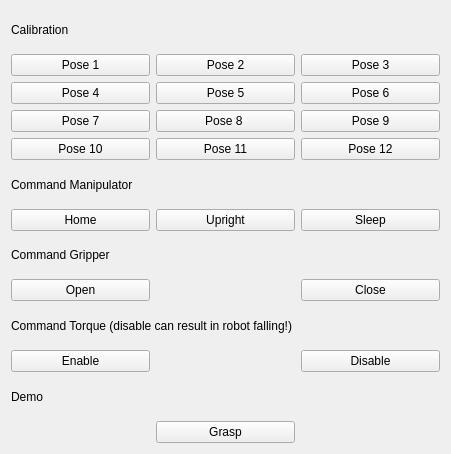
<?xml version="1.0" encoding="UTF-8"?>
<ui version="4.0">
 <class>DemoUI</class>
 <widget class="QWidget" name="DemoUI">
  <property name="geometry">
   <rect>
    <x>0</x>
    <y>0</y>
    <width>451</width>
    <height>454</height>
   </rect>
  </property>
  <property name="windowTitle">
   <string>Demo UI</string>
  </property>
  <layout class="QGridLayout" name="gridLayout">
   <item row="1" column="1">
    <widget class="QPushButton" name="pose2Button">
     <property name="text">
      <string>Pose 2</string>
     </property>
    </widget>
   </item>
   <item row="2" column="2">
    <widget class="QPushButton" name="pose6Button">
     <property name="text">
      <string>Pose 6</string>
     </property>
    </widget>
   </item>
   <item row="5" column="0" colspan="3">
    <widget class="QLabel" name="manipulatorLabel">
     <property name="text">
      <string>Command Manipulator</string>
     </property>
    </widget>
   </item>
   <item row="8" column="0" colspan="3">
    <widget class="QLabel" name="gripperLabel">
     <property name="text">
      <string>Command Gripper</string>
     </property>
    </widget>
   </item>
   <item row="10" column="0" colspan="3">
    <widget class="QLabel" name="torqueLabel">
     <property name="text">
      <string>Command Torque (disable can result in robot falling!)</string>
     </property>
    </widget>
   </item>
   <item row="12" column="0">
    <widget class="QLabel" name="demoLabel">
     <property name="text">
      <string>Demo</string>
     </property>
    </widget>
   </item>
   <item row="1" column="2">
    <widget class="QPushButton" name="pose3Button">
     <property name="text">
      <string>Pose 3</string>
     </property>
    </widget>
   </item>
   <item row="6" column="0">
    <widget class="QPushButton" name="homeButton">
     <property name="text">
      <string>Home</string>
     </property>
    </widget>
   </item>
   <item row="6" column="2">
    <widget class="QPushButton" name="sleepButton">
     <property name="text">
      <string>Sleep</string>
     </property>
    </widget>
   </item>
   <item row="3" column="0">
    <widget class="QPushButton" name="pose7Button">
     <property name="text">
      <string>Pose 7</string>
     </property>
    </widget>
   </item>
   <item row="2" column="0">
    <widget class="QPushButton" name="pose4Button">
     <property name="text">
      <string>Pose 4</string>
     </property>
    </widget>
   </item>
   <item row="1" column="0">
    <widget class="QPushButton" name="pose1Button">
     <property name="text">
      <string>Pose 1</string>
     </property>
    </widget>
   </item>
   <item row="0" column="0" colspan="3">
    <widget class="QLabel" name="calibrationLabel">
     <property name="text">
      <string>Calibration</string>
     </property>
    </widget>
   </item>
   <item row="3" column="2">
    <widget class="QPushButton" name="pose9Button">
     <property name="text">
      <string>Pose 9</string>
     </property>
    </widget>
   </item>
   <item row="9" column="2">
    <widget class="QPushButton" name="closeButton">
     <property name="text">
      <string>Close</string>
     </property>
    </widget>
   </item>
   <item row="2" column="1">
    <widget class="QPushButton" name="pose5Button">
     <property name="text">
      <string>Pose 5</string>
     </property>
    </widget>
   </item>
   <item row="11" column="2">
    <widget class="QPushButton" name="disableButton">
     <property name="text">
      <string>Disable</string>
     </property>
    </widget>
   </item>
   <item row="6" column="1">
    <widget class="QPushButton" name="uprightButton">
     <property name="text">
      <string>Upright</string>
     </property>
    </widget>
   </item>
   <item row="13" column="1">
    <widget class="QPushButton" name="graspButton">
     <property name="text">
      <string>Grasp</string>
     </property>
    </widget>
   </item>
   <item row="11" column="0">
    <widget class="QPushButton" name="enableButton">
     <property name="text">
      <string>Enable</string>
     </property>
    </widget>
   </item>
   <item row="9" column="0">
    <widget class="QPushButton" name="openButton">
     <property name="text">
      <string>Open</string>
     </property>
    </widget>
   </item>
   <item row="3" column="1">
    <widget class="QPushButton" name="pose8Button">
     <property name="text">
      <string>Pose 8 </string>
     </property>
    </widget>
   </item>
   <item row="4" column="0">
    <widget class="QPushButton" name="pose10Button">
     <property name="text">
      <string>Pose 10</string>
     </property>
    </widget>
   </item>
   <item row="4" column="1">
    <widget class="QPushButton" name="pose11Button">
     <property name="text">
      <string>Pose 11</string>
     </property>
    </widget>
   </item>
   <item row="4" column="2">
    <widget class="QPushButton" name="pose12Button">
     <property name="text">
      <string>Pose 12</string>
     </property>
    </widget>
   </item>
  </layout>
 </widget>
 <resources/>
 <connections/>
</ui>
